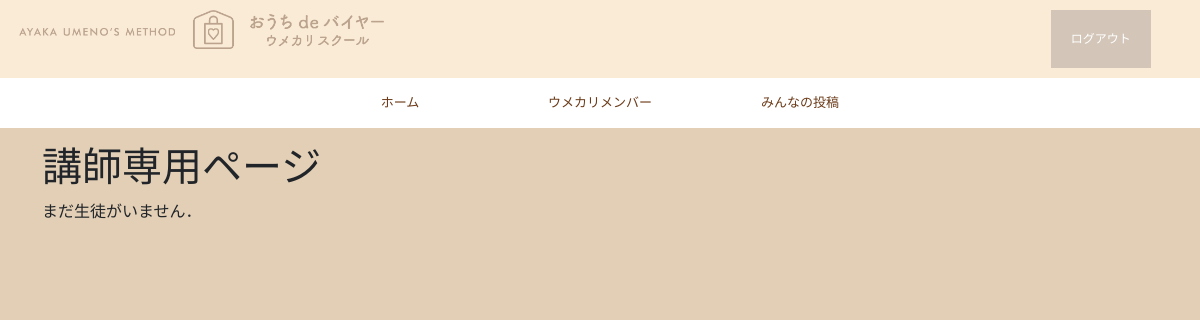
The app's page /teacher/ (signed in), older data.
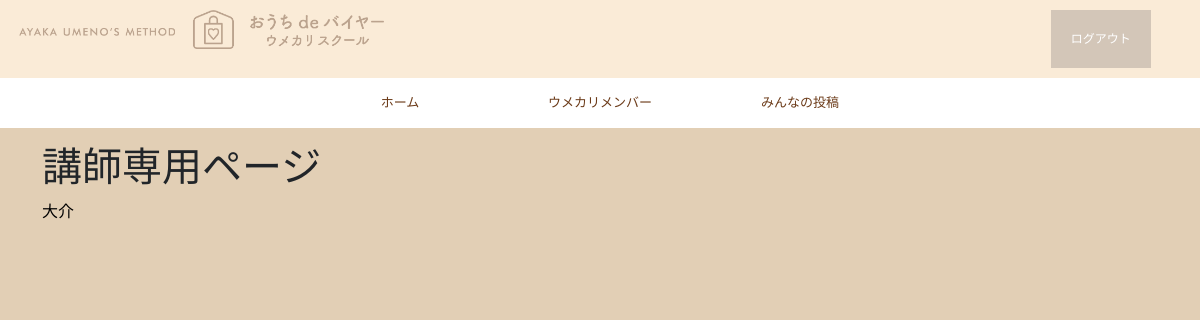
The same page, newer data.
### base/models/user.py (models this page shows, shortened)
class User(AbstractBaseUser):
    email = models.EmailField(
        verbose_name='メールアドレス',
        max_length=255,
        unique=True,
    )
    username = models.CharField(
        verbose_name='名前',
        default='匿名',
        max_length=100,
    )
    is_active = models.BooleanField(
        verbose_name='状況',
        default=True)
    is_admin = models.BooleanField(default=False)
    date_joined = models.DateField(
        verbose_name="入会日",
        null=True,
        blank=True,
    )
    teacher = models.ForeignKey(
        'self',
        on_delete=models.SET_NULL,
        related_name="student",
        null=True,
        blank=True,
    )
    objects = UserManager()
    USERNAME_FIELD = 'email'
    REQUIRED_FIELDS = []

### base/models/profile.py (models this page shows)
class Profile(models.Model):
    user = models.OneToOneField(
        get_user_model(),
        unique=True,
        on_delete=models.CASCADE,
        primary_key=True,
    )
    name = models.CharField(
        default='ウメカリメンバー',
        max_length=30,
    )
    icon = models.ImageField(
        verbose_name='アイコン',
        null=True,
        blank=True,
    )
    introduction = models.TextField(
        verbose_name='自己紹介',
        null=True,
        blank=True,
    )
    target = models.PositiveIntegerField(
        verbose_name='目標金額',
        default=0,
    )
    dream = models.ImageField(
        verbose_name='ビジョンボード',
        null=True,
        blank=True,
    )

### base/views/teacher_views.py (the view)
# urls.py: path('teacher/', StudentListView.as_view(), name='teacher'),
class StudentListView(ListView):
    model = User
    template_name = 'base/teacher.html'
    def get_context_data(self, **kwargs):
        context = super().get_context_data(**kwargs)
        teacher = self.request.user
        context['students'] = teacher.student.all()
        return context

### base/context_processors.py (called while the page is built)
def common(request):
    context = {
        'tags': OutputTagModel.objects.all()
    }
    return context

### templates/base/teacher.html
{% extends 'base.html' %}
{% block content %}
<h1>講師専用ページ</h1>
{% if students %}
{% for student in students %}
<a href="{% url 'base:profile-detail' student.pk %}">
    {{ student.profile.name }}
</a>
{% endfor %}
{% else %}
まだ生徒がいません．
{% endif %}
{% endblock %}

Row changes from the older to the newer data that the page shows:
added User: profile.name "大介"
Text that changed along with them:
text no longer shown: "まだ生徒がいません．"
